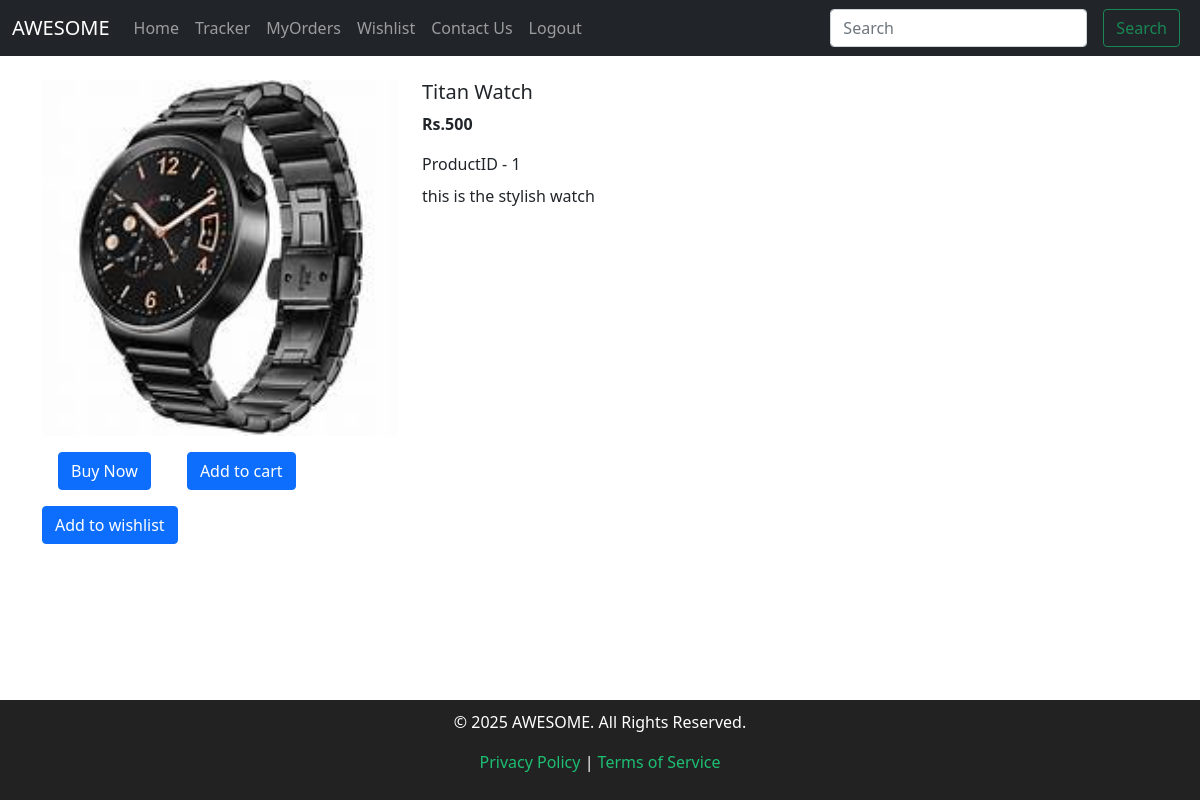
/products/1, run on the app's committed database.
### shop/models.py (models this page shows)
class Product(models.Model):
    product_id = models.AutoField(primary_key=True)
    product_name=models.CharField(max_length=50)
    category=models.CharField(max_length=50,default="")
    subcategory=models.CharField(max_length=50,default="")
    price=models.IntegerField(default=0)
    desc=models.CharField(max_length=300000)
    pub_date=models.DateField()
    image=models.ImageField(upload_to='shop/images',default="")
    def __str__(self):
        return self.product_name

### shop/views.py (the view)
# urls.py: path('products/<int:id>', views.productview,name='productview'),
def productview(request,id):
    product=Product.objects.filter(product_id=id)
    print(product)
    return render(request,'index/productview.html',{'pro':product[0]})

### shop/templates/index/productview.html (shortened to what this page needs)
{% extends 'index/basic.html'%}
{% block body %}
    <div class="container my-4">
        <div class="row">
        <div class="col-md-4">
        <div class="row">
            <img src="/media/{{pro.image}}">
        </div>
           <div class="col">
              <a href="/checkout"><button class="btn btn-primary my-3 mx-3">Buy Now</button></a>
              <span id='divpr{{pro.product_id}}'>
                <button type="submit" id="pr{{pro.product_id}}" class="btn btn-primary cart mx-3" data-image="{{ pro.image.url }}">Add to cart</button>
             </span>
             <a href="/wishlist"<button type="submit" id="pr{{pro.product_id}}" class="btn btn-primary wishlist" data-image="{{ pro.image.url }}">Add to wishlist</button></a>
           </div>
        </div>
        <div class="col-md-8">
            <h5><span id="namepr{{pro.product_id}}">{{pro.product_name}}</span></h5>
            <p><b>Rs.{{pro.price}}</b></p>
            <p class="card-title">ProductID - <span id="IDpr{{pro.product_id}}">{{ pro.product_id }}</span></p>
            <p>{{pro.desc}}</p>
        </div>
        </div>
    </div>
{% endblock %}

### data on the page
Product: image (picture), product_name "Titan Watch", price "500", product_id "1", desc "this is the stylish watch"
